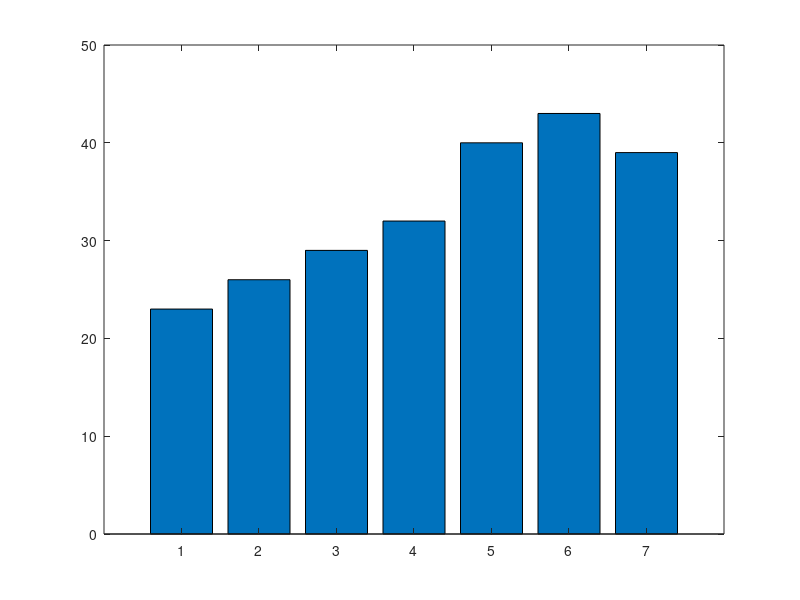

Write MATLAB code to recreate this figure. (Note: this script raises an error after producing the figure.)
% =====================================================
% UTS Matematika Sains Data — Semester Genap 2025/2026
% Soal 1 — Eksplorasi Data Penjualan Toko
% ---------------------------------------------------
% Nama  : Raissa Ariys Antya
% NIM   : 2510514011
% Parameter: N=11, a=1, b=1, K=3, theta0=11, alpha=0.002
% Tanggal: 2026-04-28
% =====================================================

clc; clear; close all;

% Parameter personalisasi
N = 11;
a = 1;
b = 1;
K = 3;

% Hitung data D1 s.d. D7
for i = 1:7
    D(i) = 20 + (K*i) + mod(a*i,7) - mod(b*i,5);
end

disp('Data Penjualan:')
disp(D)

% Statistik
mean_D   = mean(D)
median_D = median(D)
mode_D   = mode(D)
range_D  = range(D)
std_D    = std(D,1)

% Diagram batang
figure;
bar(D)
hold on
yline(mean(D),'r','LineWidth',2)

xlabel('Toko')
ylabel('Penjualan (Juta Rupiah)')
title('Penjualan 7 Toko - NIM 2510514011')
grid on


disp('time stamp');
disp(datetime('now', 'format', 'default'));
saveas(gcf,'fig_s1_barchart.png')
